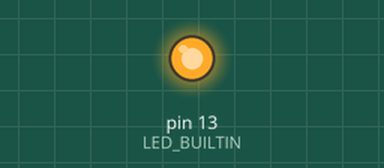
A sketch run on a simulated Arduino Uno, built with avr-gcc and run on an emulated ATmega328P. Parts: output pins drawn as LEDs (lit = HIGH).

Above: at 0.2 s.
At 12.45 s:
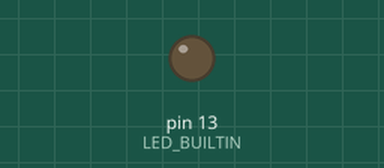
Timing chart, 0 to 13.3 s (numbered marks = the images above):
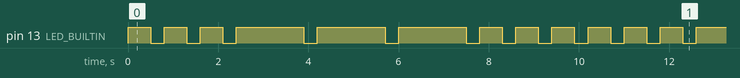

The sketch:

SOS.ino
```cpp
//Chase Morell, CIM542, January 2020

// the setup function runs once when you press reset or power the board
void setup() {
  // initialize digital pin LED_BUILTIN as an output.
  pinMode(13, OUTPUT);
}

// the loop function runs over and over again forever
void loop() {
  digitalWrite(LED_BUILTIN, HIGH);
  delay(500);
  digitalWrite(LED_BUILTIN, LOW);
  delay(300);
  digitalWrite(LED_BUILTIN, HIGH);
  delay(500);
  digitalWrite(LED_BUILTIN, LOW);
  delay(300);
  digitalWrite(LED_BUILTIN, HIGH);
  delay(500);
  digitalWrite(LED_BUILTIN, LOW);
  delay(300);

  digitalWrite(LED_BUILTIN, HIGH);
  delay(1500);
  digitalWrite(LED_BUILTIN, LOW);
  delay(300);
  digitalWrite(LED_BUILTIN, HIGH);
  delay(1500);
  digitalWrite(LED_BUILTIN, LOW);
  delay(300);
  digitalWrite(LED_BUILTIN, HIGH);
  delay(1500);
  digitalWrite(LED_BUILTIN, LOW);
  delay(300);

  digitalWrite(LED_BUILTIN, HIGH);
  delay(500);
  digitalWrite(LED_BUILTIN, LOW);
  delay(300);
  digitalWrite(LED_BUILTIN, HIGH);
  delay(500);
  digitalWrite(LED_BUILTIN, LOW);
  delay(300);
  digitalWrite(LED_BUILTIN, HIGH);
  delay(500);
  digitalWrite(LED_BUILTIN, LOW);
  delay(300);
}
```

Measured:
- by itself, pin 13 (LED_BUILTIN): repeats every 10.2 s: 2 × (LOW 0.30 s, HIGH 0.50 s), 3 × (LOW 0.30 s, HIGH 1.5 s), 4 × (LOW 0.30 s, HIGH 0.50 s)
- by itself, everything shown: repeats every 10.2 s, in 18 steps
